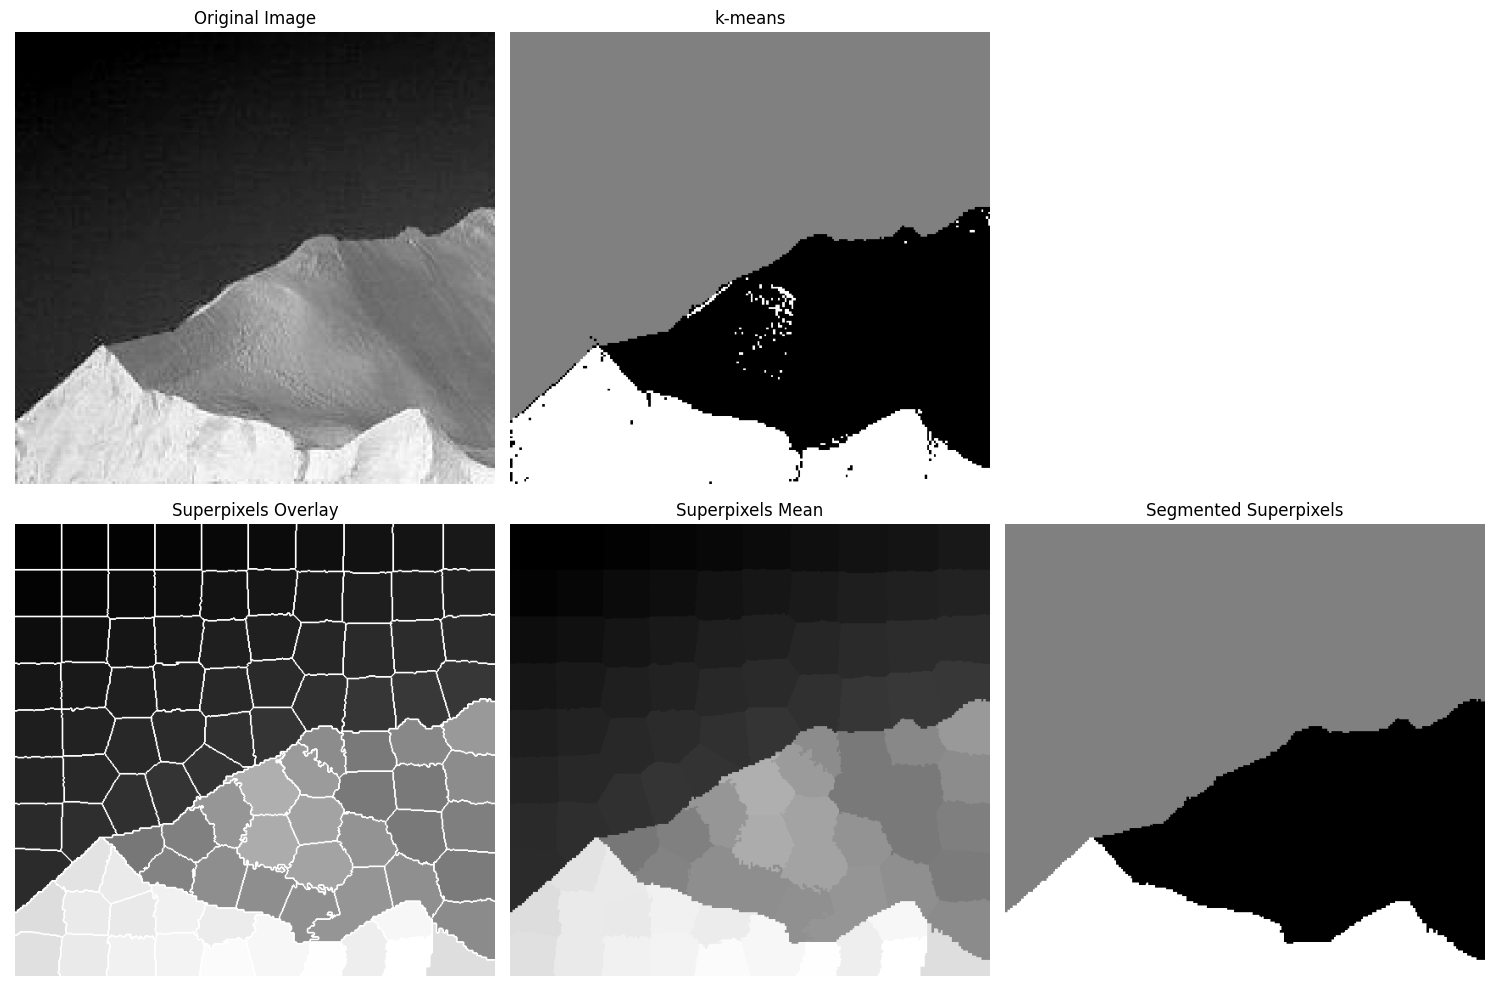

Recreate this plot in Python.

import sys
import os
import numpy as np
import matplotlib.pyplot as plt
from skimage.io import imread
from skimage import img_as_float
from skimage.segmentation import find_boundaries
from scipy.ndimage import mean
from General.superpixels import superpixels
from General.kmeans import kmeans
from libDIPUM.data_path import dip_data

def mat2gray(img):
    min_v = img.min()
    max_v = img.max()
    if max_v - min_v < 1e-10:
        return np.zeros_like(img)
    return (img - min_v) / (max_v - min_v)

# Data
image_path = dip_data('iceberg.tif')
f_raw = imread(image_path)
f = img_as_float(f_raw)

# K-means
print("Running initial K-means (k=3)...")
idx_raw, _ = kmeans(f.flatten(), 3)

fseg = idx_raw.reshape(f.shape).astype(float)
fseg = mat2gray(fseg)

# Superpixels
print("Computing superpixels (N=100)...")
L, NL = superpixels(f, 100)

# Replace each superpixel by its average value
print("Computing means...")
if f.ndim == 3:
    fSP = np.zeros_like(f)
    for c in range(f.shape[2]):
         means = mean(f[:,:,c], labels=L, index=np.arange(1, NL+1))
         mapping = np.zeros(NL + 1)
         mapping[1:] = means
         fSP[:,:,c] = mapping[L]
else:
    means = mean(f, labels=L, index=np.arange(1, NL+1))
    mapping = np.zeros(NL + 1)
    mapping[1:] = means
    fSP = mapping[L]

fSP = mat2gray(fSP)

# BW = boundarymask(L);
BW = find_boundaries(L, mode='thick')

print("Running K-means on superpixel image (k=3)...")
idx_sp, _ = kmeans(fSP.flatten(), 3)

fSPseg = idx_sp.reshape(fSP.shape).astype(float)
fSPseg = mat2gray(fSPseg)

# Display

# Prepare overlay
if fSP.ndim == 2:
    f_overlay = fSP.copy()
    f_overlay[BW] = 1.0 # White
    cmap = 'gray'
else:
    f_overlay = fSP.copy()
    for c in range(3):
        f_overlay[:,:,c][BW] = 1.0
    cmap = None

fig, axes = plt.subplots(2, 3, figsize=(15, 10))

axes[0, 0].imshow(f, cmap=cmap)
axes[0, 0].set_title('Original Image')
axes[0, 0].axis('off')

axes[0, 1].imshow(fseg, cmap=cmap)
axes[0, 1].set_title('k-means')
axes[0, 1].axis('off')

axes[0, 2].axis('off')

axes[1, 0].imshow(f_overlay, cmap=cmap)
axes[1, 0].set_title('Superpixels Overlay')
axes[1, 0].axis('off')

axes[1, 1].imshow(fSP, cmap=cmap)
axes[1, 1].set_title('Superpixels Mean')
axes[1, 1].axis('off')

axes[1, 2].imshow(fSPseg, cmap=cmap)
axes[1, 2].set_title('Segmented Superpixels')
axes[1, 2].axis('off')

plt.tight_layout()
plt.savefig('Figure1053.png')
print("Saved Figure1053.png")
plt.show()
